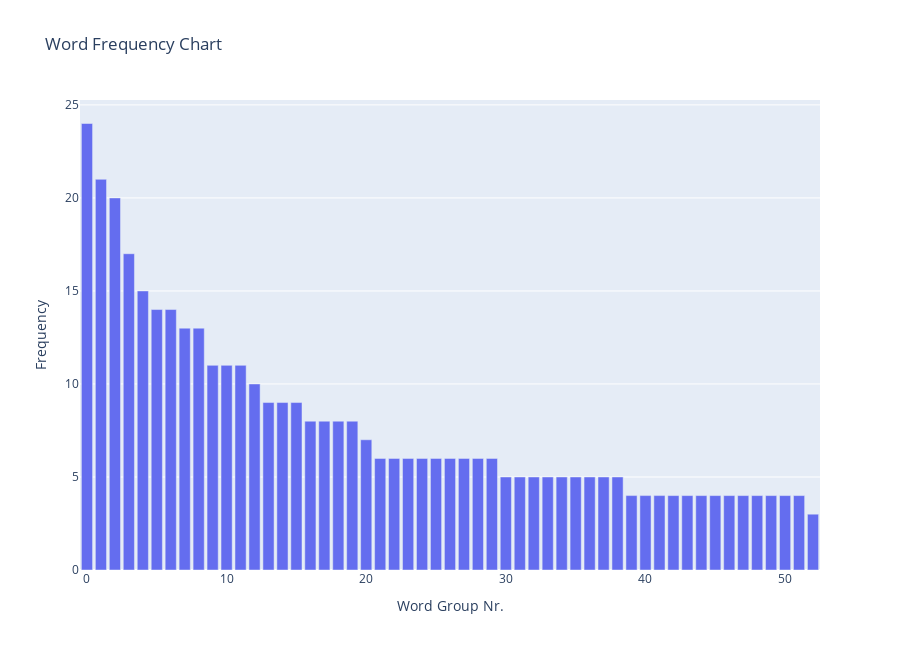

The notebook cell saved with this chart:
### Code cell
topic_freq_barchart = create_topicFreq_chart(word_associations_df, chart_title="Word Frequency Chart", x='Topic', xaxis_title="Word Group Nr.")

topic_freq_barchart

### Figure 1 — Plotly figure (JSON) as saved in the notebook; plotly's stock layout.template omitted (floating-point values rounded to 4 significant figures)
{"data": [{"alignmentgroup": "True", "customdata": [["wide, expansive, range, vast, ranging"], ["inexpensive, cheap, affordable, cost, expensive"], ["amazing, best, fantastic, great, awesome"], ["reliable, trustworthy, downloadable, cloud, downloads"], ["resource, resources, resourceful, sources, sourceful"], ["illustrations, graphics, designs, visuals, aesthetic"], ["complete, whole, extensive, full, all"], ["useful, convenient, helpful, beneficial, helpfull"], ["resources, vast, tons, lots, reasources"], ["quality, made, high, good, designed"], ["diverse, diversity, diversified, versatile, culturally"], ["homework, grammar, fresh, simplified, "], ["kids, children, age, young, ages"], ["friendly, student, teacher, education, homeschool"], ["teacher, educational, curriculum, academic, elementary"], ["accessable, accessibly, accessible, presentable, measurable"], ["español, juegos, worksheets, worksheet, amzon"], ["easy, ease, easily, download, accessible"], ["creative, creativity, innovative, imaginative, ideas"], ["options, choices, choice, multiple, keys"], ["grade, levels, level, levelized, learners"], ["adaptable, accommodable, adapted, compatible, acessible"], ["atractive, eye, attractive, catchcing, catching"], ["entertaining, exciting, enjoyable, inspiring, refreshing"], ["great, things, lessons, products, content"], ["timesaving, time, saving, plan, life"], ["important, essential, relevant, needed, applicable"], ["colorful, colorfull, colors, white, black"], ["informative, informational, interactive, electronic, news"], ["differentiated, differentiation, differention, different, learning"], ["user, friendly, very, , "], ["relavent, relattable, relatable, relavant, relieable"], ["searchable, search, find, hard, most"], ["varity, variaty, variable, quantity, pertnent"], ["level, levels, tiered, multi, on"], ["use, usage, ease, easy, simple"], ["activities, activity, interests, engaging, "], ["bundled, bundles, scaffolded, packed, eduacted"], ["clarity, concise, clear, clean, "], ["util, tool, useul, nuce, "], ["superior, supreme, greatest, top, teir"], ["joy, happy, cheerful, love, "], ["on, target, spot, brand, point"], ["easy, simple, easily, complex, "], ["everything, need, equipped, , "], ["standards, standard, based, , "], ["practical, functional, meaningful, , "], ["printable, printables, print, level, per"], ["convient, convienent, convinient, versitility, "], ["abundant, plentiful, abundance, bountiful, "], ["organized, structured, categorical, expansive, "], ["extraordinary, exceptional, unusual, unique, "], ["materials, material, quality, varied, best"]], "hovertemplate": "Label: %{x}<br>Frequency: %{y}<br>Top 5 words: %{customdata[0]}<extra></extra>", "legendgroup": "", "marker": {"color": "#646DEF", "pattern": {"shape": ""}}, "name": "", "offsetgroup": "", "orientation": "v", "showlegend": false, "textposition": "outside", "type": "bar", "x": [0, 1, 2, 3, 4, 5, 6, 7, 8, 9, 10, 11, 12, 13, 14, 15, 16, 17, 18, 19, 20, 21, 22, 23, 24, 25, 26, 27, 28, 29, 30, 31, 32, 33, 34, 35, 36, 37, 38, 39, 40, 41, 42, 43, 44, 45, 46, 47, 48, 49, 50, 51, 52], "xaxis": "x", "y": [24, 21, 20, 17, 15, 14, 14, 13, 13, 11, 11, 11, 10, 9, 9, 9, 8, 8, 8, 8, 7, 6, 6, 6, 6, 6, 6, 6, 6, 6, 5, 5, 5, 5, 5, 5, 5, 5, 5, 4, 4, 4, 4, 4, 4, 4, 4, 4, 4, 4, 4, 4, 3], "yaxis": "y"}], "layout": {"barmode": "relative", "height": 650, "legend": {"tracegroupgap": 0}, "title": {"text": "Word Frequency Chart"}, "uniformtext": {"minsize": 8, "mode": "hide"}, "xaxis": {"anchor": "y", "domain": [0, 1], "title": {"text": "Word Group Nr."}}, "yaxis": {"anchor": "x", "domain": [0, 1], "title": {"text": "Frequency"}}}}
